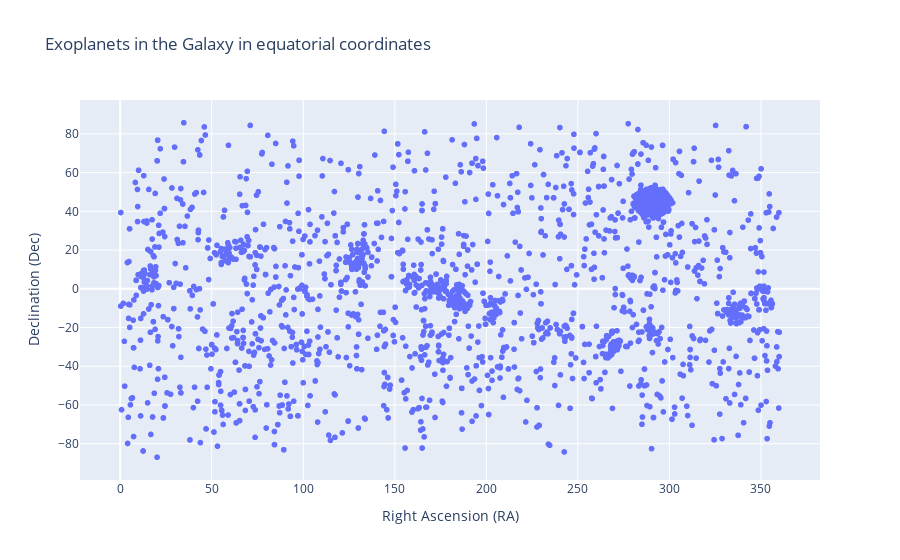

Notebook code for this chart:
### Code cell
import plotly.express as px
from astropy.coordinates import SkyCoord
import astropy.units as u

coords = SkyCoord(ra=df_map['ra']*u.deg, dec=df_map['dec']*u.deg, frame='icrs', unit='deg') #преобразуем координаты с помощью astropy

df_map["Right Ascension (RA)"] = coords.icrs.ra.to(u.deg)
df_map["Declination (Dec)"] = coords.icrs.dec.to(u.deg)

df_map = df_map[["Name", "Right Ascension (RA)", "Declination (Dec)", "Distance"]] #создаём датафрейм только из нужных нам признаков

fig = px.scatter(df_map, x="Right Ascension (RA)", y = "Declination (Dec)", labels = {"x":'Right Ascension (RA)', "y":'Declination (Dec)'}, title='Exoplanets in the Galaxy in equatorial coordinates', hover_data="Name")

fig.show()

### Figure 1 — Plotly figure (JSON) as saved in the notebook; plotly's stock layout.template omitted (floating-point values rounded to 4 significant figures; data arrays with more than 128 entries replaced by an {"elided": "..."} marker saying what was removed)
{"data": [{"customdata": {"elided": "4436x1 str values"}, "hovertemplate": "Right Ascension (RA)=%{x}<br>Declination (Dec)=%{y}<br>Name=%{customdata[0]}<extra></extra>", "legendgroup": "", "marker": {"color": "#636efa", "symbol": "circle"}, "mode": "markers", "name": "", "showlegend": false, "type": "scattergl", "x": {"elided": "4436 float values"}, "xaxis": "x", "y": {"elided": "4436 float values"}, "yaxis": "y"}], "layout": {"legend": {"tracegroupgap": 0}, "title": {"text": "Exoplanets in the Galaxy in equatorial coordinates"}, "xaxis": {"anchor": "y", "domain": [0, 1], "title": {"text": "Right Ascension (RA)"}}, "yaxis": {"anchor": "x", "domain": [0, 1], "title": {"text": "Declination (Dec)"}}}}
